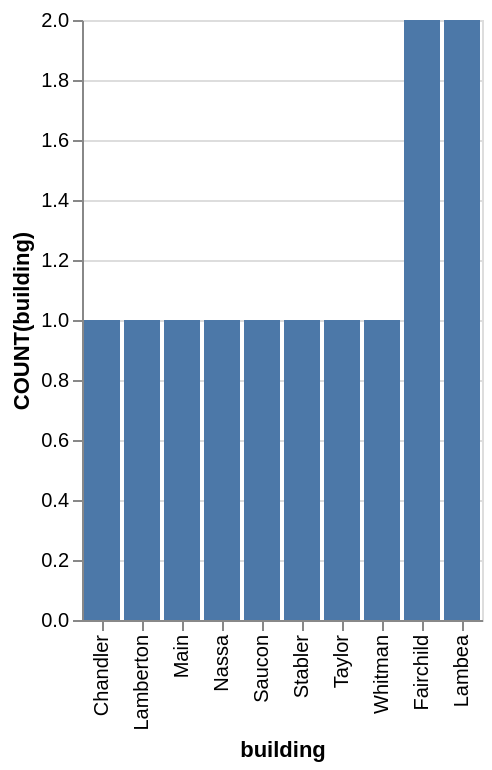

Specify this chart in Vega-Lite:
### Vega-Lite specification from a JSON file in a GitHub repository (floating-point values rounded to 4 significant figures)
{"data": {"values": [{"x_data": "Chandler", "y_data": 1}, {"x_data": "Fairchild", "y_data": 2}, {"x_data": "Lambea", "y_data": 2}, {"x_data": "Lamberton", "y_data": 1}, {"x_data": "Main", "y_data": 1}, {"x_data": "Nassa", "y_data": 1}, {"x_data": "Saucon", "y_data": 1}, {"x_data": "Stabler", "y_data": 1}, {"x_data": "Taylor", "y_data": 1}, {"x_data": "Whitman", "y_data": 1}]}, "mark": "bar", "encoding": {"x": {"field": "x_data", "type": "nominal", "title": "building", "sort": {"op": "sum", "field": "y_data", "order": "ascending"}}, "y": {"field": "y_data", "type": "quantitative", "title": "COUNT(building)"}}}
